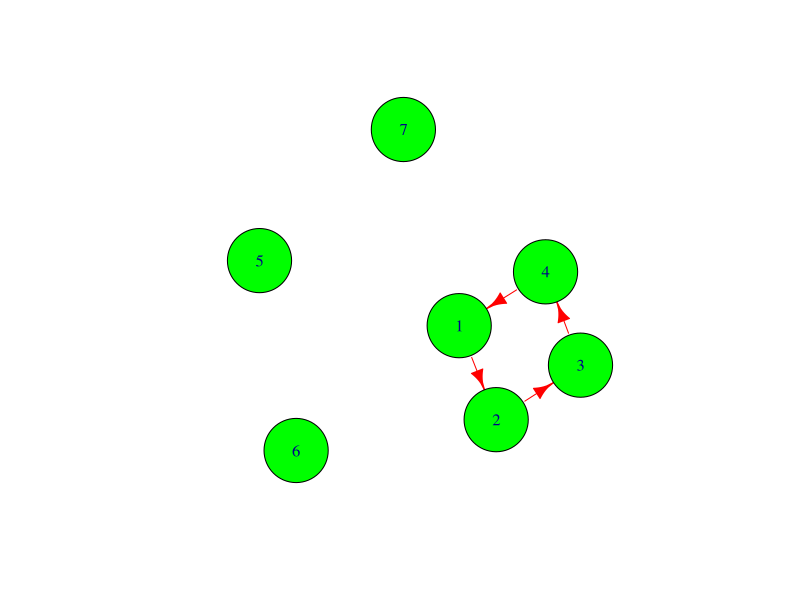
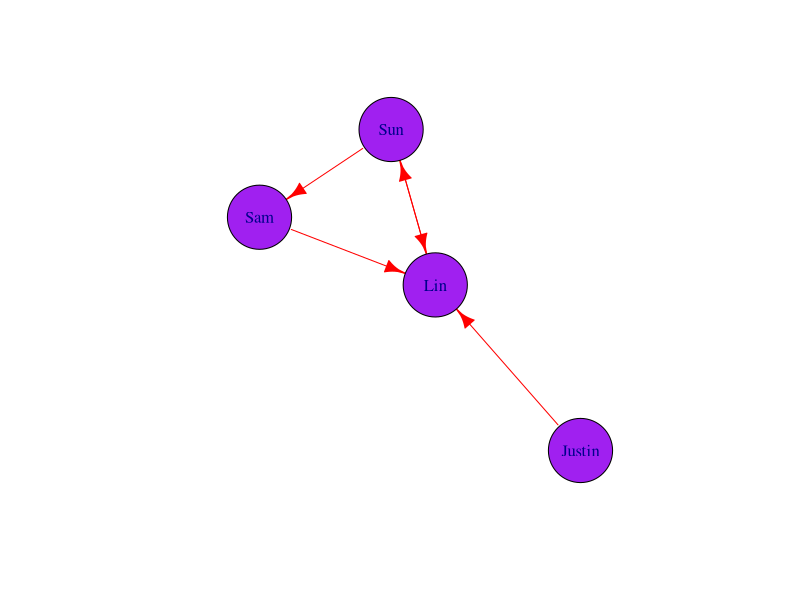
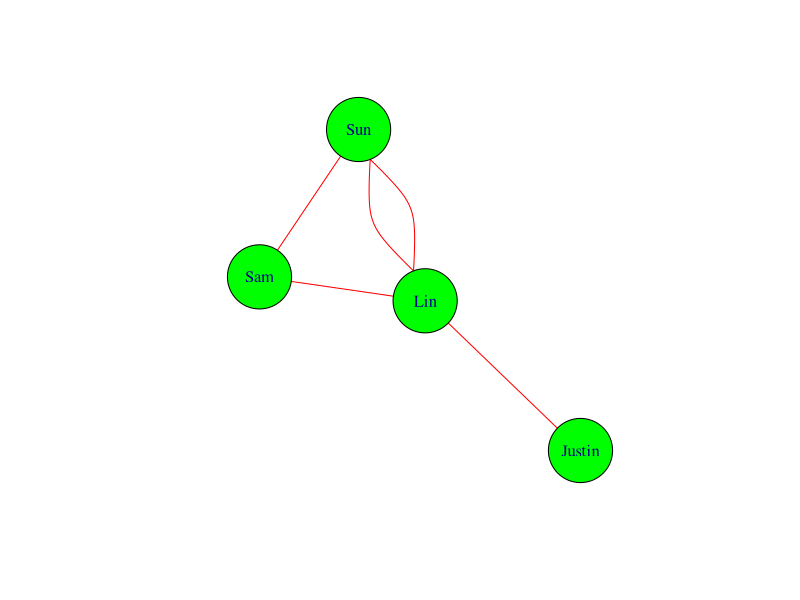

R code for these plots, in order:
##learning/testing##
install.packages("igraph")
library(igraph)

# One direction Communication:
g <- graph(c(1, 2, 2, 3, 3, 4, 4, 1), directed=TRUE, n=7)
plot(g,
     vertex.color ="green",
     vertex.size= 40,
     edge.color ='red')

g[]

g1 <- graph(c("Sam", "Lin", "Lin", "Sun", "Sun", "Sam", "Justin", "Lin", "Sun", "Lin"), directed=TRUE)
plot(g1,
     vertex.color ="purple",
     vertex.size= 40,
     edge.color ='red')

g1

g2 <- graph(c("Sam", "Lin", "Lin", "Sun", "Sun", "Sam", "Justin", "Lin", "Lin", "Sun"), directed=FALSE)
plot(g2,
     vertex.color ='green',
     vertex.size= 40,
     edge.color ='red')


#Network Measures:
degree(g1, mode='all')
degree(g1, mode='in')
degree(g1, mode='out')

diameter(g1, directed=F)
diameter(g1, directed=F, weights=NA)
edge_density(g1, loops=F)

ecount(g1)/((vcount(g1)*(vcount(g1)-1)))

reciprocity(g1)
closeness(g1, mode='all', weights=NA)

betweenness(g1, directed=T, weights=NA)

